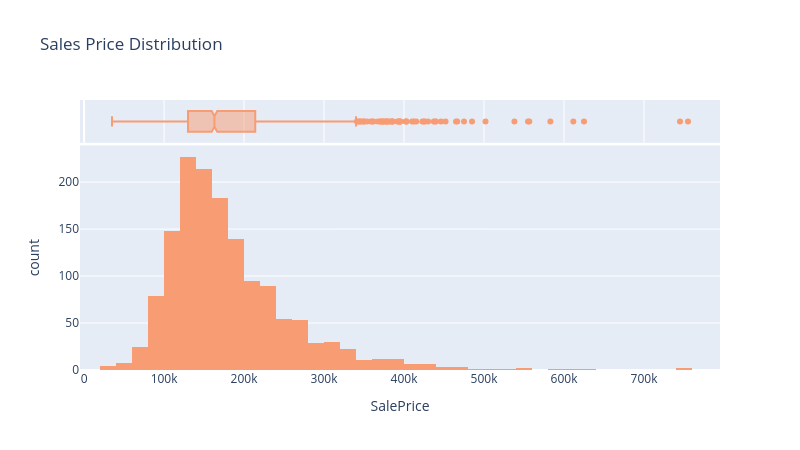

Notebook code for this chart:
### Markdown cell above
### What is in the column Sale Prices?

Let's have a look at the content of the column "SalePrice" to see how sale prices are distributed in our dataframe.

### Code cell
fig = px.histogram(
    houses.to_pandas(), x="SalePrice", nbins=50,
    color_discrete_sequence=[PASTEL[2]],
    title="Sales Price Distribution",
    marginal="box",
)
fig.update_layout(width=800, height=450)
fig.show()

### Figure 1 — Plotly figure (JSON) as saved in the notebook; plotly's stock layout.template omitted (floating-point values rounded to 4 significant figures; data arrays with more than 128 entries replaced by an {"elided": "..."} marker saying what was removed)
{"data": [{"bingroup": "x", "hovertemplate": "SalePrice=%{x}<br>count=%{y}<extra></extra>", "legendgroup": "", "marker": {"color": "rgb(248, 156, 116)", "pattern": {"shape": ""}}, "name": "", "nbinsx": 50, "orientation": "v", "showlegend": false, "type": "histogram", "x": {"elided": "1460 int values"}, "xaxis": "x", "yaxis": "y"}, {"hovertemplate": "SalePrice=%{x}<extra></extra>", "legendgroup": "", "marker": {"color": "rgb(248, 156, 116)"}, "name": "", "notched": true, "showlegend": false, "type": "box", "x": {"elided": "1460 int values"}, "xaxis": "x2", "yaxis": "y2"}], "layout": {"barmode": "relative", "height": 450, "legend": {"tracegroupgap": 0}, "title": {"text": "Sales Price Distribution"}, "width": 800, "xaxis": {"anchor": "y", "domain": [0, 1], "title": {"text": "SalePrice"}}, "xaxis2": {"anchor": "y2", "domain": [0, 1], "matches": "x", "showgrid": true, "showticklabels": false}, "yaxis": {"anchor": "x", "domain": [0, 0.8316], "title": {"text": "count"}}, "yaxis2": {"anchor": "x2", "domain": [0.8416, 1], "matches": "y2", "showgrid": false, "showline": false, "showticklabels": false, "ticks": ""}}}
